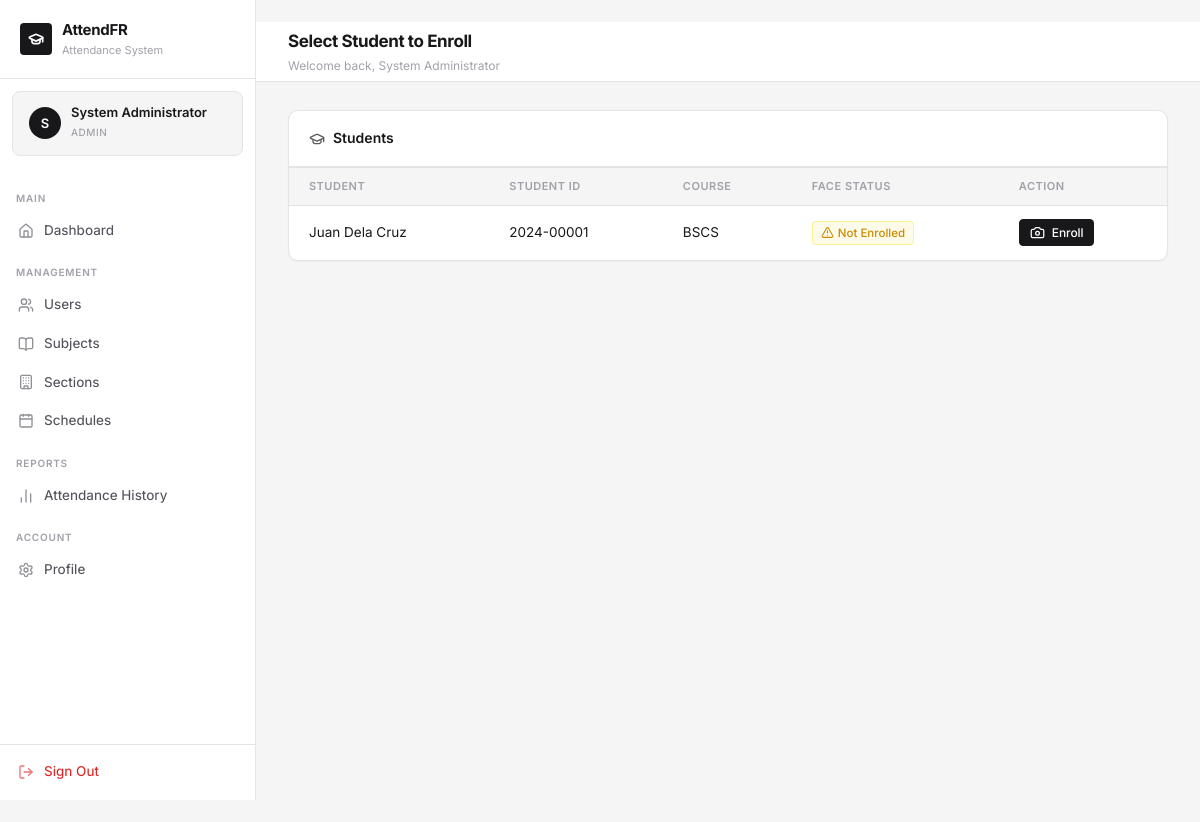
The app's page /face/enroll/ (signed in), older data.
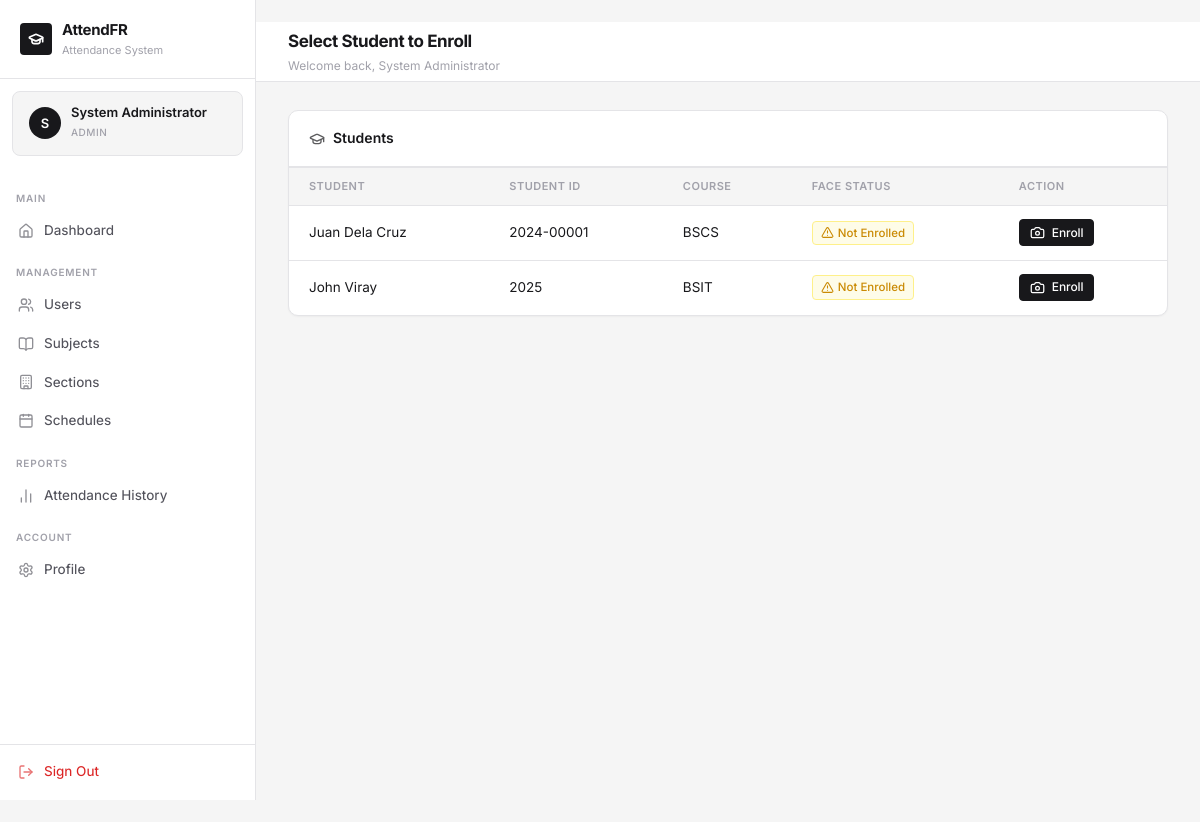
The same page, newer data.
### accounts/models.py (models this page shows, shortened)
class Student(models.Model):
    user = models.OneToOneField(CustomUser, on_delete=models.CASCADE, related_name='student_profile')
    student_id = models.CharField(max_length=20, unique=True)
    year_level = models.PositiveSmallIntegerField(default=1)
    course = models.CharField(max_length=100, blank=True)
    face_encoding = models.TextField(blank=True, null=True)
    face_enrolled_at = models.DateTimeField(blank=True, null=True)
    face_image = models.ImageField(upload_to='face_images/', blank=True, null=True)
    @property
    def is_face_enrolled(self):
        return bool(self.face_encoding)
    class Meta:
        verbose_name = 'Student'
        verbose_name_plural = 'Students'

class CustomUser(AbstractUser):
    ROLE_CHOICES = (
        ('admin', 'Admin'),
        ('teacher', 'Teacher'),
        ('student', 'Student'),
    )
    role = models.CharField(max_length=10, choices=ROLE_CHOICES, default='student')
    profile_image = models.ImageField(upload_to='profiles/', blank=True, null=True)
    phone = models.CharField(max_length=20, blank=True)
    class Meta:
        verbose_name = 'User'
        verbose_name_plural = 'Users'

### face_app/views.py (the view)
# urls.py: path('enroll/', views.enroll_face, name='enroll_face'),
@login_required
def enroll_face(request):
    user = request.user
    if user.role == 'admin':
        student_id = request.GET.get('student_id')
        if student_id:
            student = get_object_or_404(Student, pk=student_id)
        else:
            students = Student.objects.select_related('user').all()
            return render(request, 'face/enroll_select.html', {'students': students})
    elif user.role == 'student':
        student = get_object_or_404(Student, user=user)
    else:
        messages.error(request, "Only students or admins can enroll faces.")
        return redirect('dashboard')
    return render(request, 'face/enroll.html', {
        'student': student,
        'fr_available': FR_AVAILABLE,
    })

### templates/face/enroll_select.html (shortened to what this page needs)
{% extends 'base.html' %}
{% block page_title %}Select Student to Enroll{% endblock %}
{% block content %}
<div class="card">
  <div class="card-header"><span class="card-title"><i data-lucide="graduation-cap"></i> Students</span></div>
  <div class="table-container" style="border:none;">
    <table>
      <thead>
        <tr><th>Student</th><th>Student ID</th><th>Course</th><th>Face Status</th><th>Action</th></tr>
      </thead>
      <tbody>
        {% for student in students %}
        <tr>
          <td>{{ student.user.get_full_name }}</td>
          <td>{{ student.student_id }}</td>
          <td>{{ student.course }}</td>
          <td>
            {% if student.is_face_enrolled %}
              <span class="badge badge-success"><i data-lucide="check-circle"></i> Enrolled</span>
            {% else %}
              <span class="badge badge-warning"><i data-lucide="alert-triangle"></i> Not Enrolled</span>
            {% endif %}
          </td>
          <td>
            <a href="{% url 'enroll_face' %}?student_id={{ student.pk }}" class="btn btn-primary btn-sm">
              <i data-lucide="camera"></i> {% if student.is_face_enrolled %}Re-enroll{% else %}Enroll{% endif %}
            </a>
          </td>
        </tr>
        {% empty %}
        <tr><td colspan="5" class="text-center text-muted" style="padding:30px;">No students found.</td></tr>
        {% endfor %}
      </tbody>
    </table>
  </div>
</div>
{% endblock %}

Row changes from the older to the newer data that the page shows:
added Student: user.get_full_name "John Viray", student_id "2025", course "BSIT", shows "Not Enrolled"
